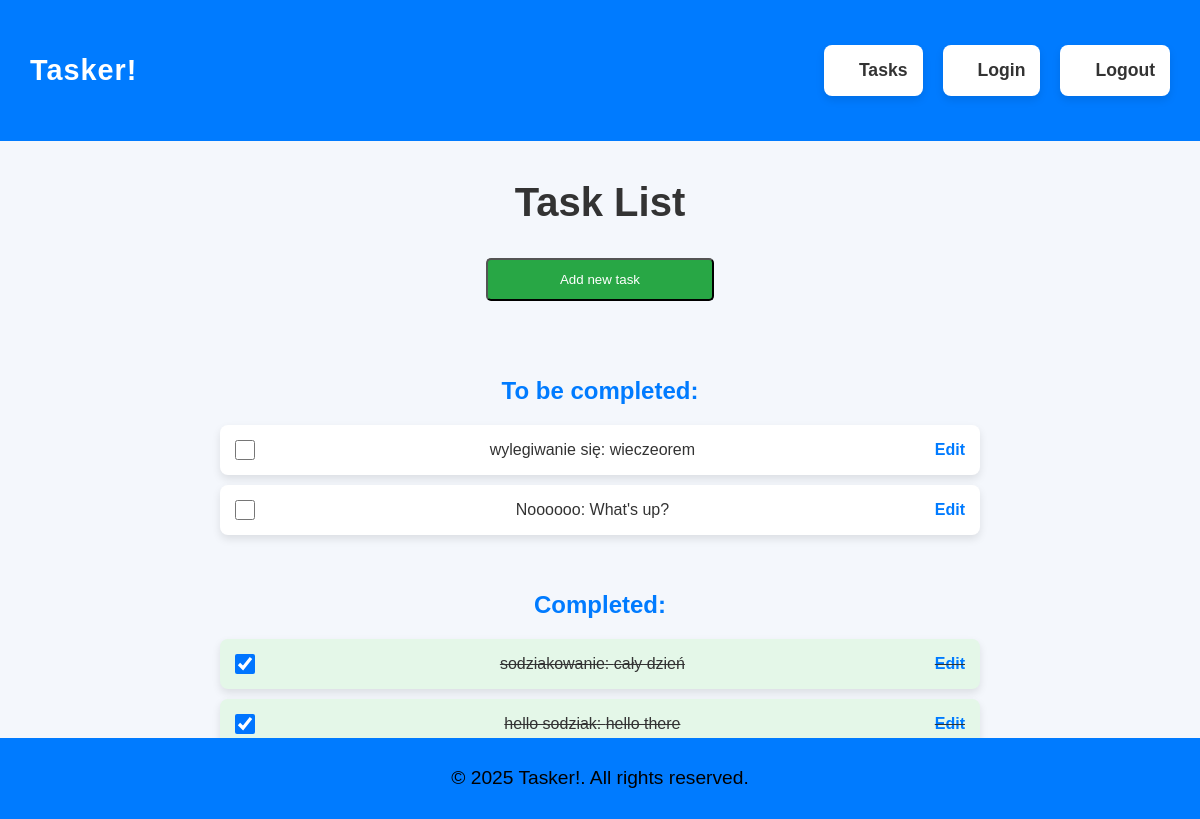
The page /tasks/ (signed in) on the database its author committed.
### models.py (models this page shows)
class BaseModel(Model):
    class Meta:
        database = db

class Task(BaseModel):
    title = CharField()
    description = CharField()
    completed = BooleanField(default=False)
    user_id = IntegerField()

### routes.py (the view)
@task_routes.route("/", methods=["GET"])
def get_tasks():
    if "user_id" not in session:
        return render_template("tasks_nologin.html")
    tasks = Task.select().where(Task.user_id == session["user_id"])
    return render_template("tasks.html", tasks = [task.__data__ for task in tasks])

### templates/tasks.html (shortened to what this page needs)
<!DOCTYPE html>
<html lang="en">
<head>
    <link rel="stylesheet" href="{{ url_for('static', filename= 'css/style.css') }}">
</head>
<body>
    <header>
        <div class="logo">Tasker!</div>
        <ul class="menu">
            <li><a href="/tasks">Tasks</a></li>
            <li><a href="/auth/login">Login</a></li>
            <li><a href="/auth/logout">Logout</a></li>
        </ul>
    </header>
    <main>
        <h1>Task List</h1>
        <button onclick="location.href='/tasks/add'" id="new-task">Add new task</button>
        <br/>
        <h3>To be completed:</h3>
        <ul id="incomplete-tasks">
            {% for task in tasks %}
            {% if not task.completed %}
            <li>
                <input type="checkbox" class="task-checkbox" data-task-id="{{ task.id }}">
                {{ task.title }}: {{ task.description }}
                <a href="/tasks/{{ task.id }}">Edit </a>
            </li>
            {% endif %}
            {% endfor %}
        </ul>
        <br/><br/>
        <h3>Completed:</h3>
        <ul id="completed-tasks">
            {% for task in tasks %}
            {% if task.completed %}
            <li>
                <input type="checkbox" class="task-checkbox" data-task-id="{{ task.id }}" checked>
                {{ task.title }}: {{ task.description }}
                <a href="/tasks/{{ task.id }}">Edit </a>
            </li>
            {% endif %}
            {% endfor %}
        </ul>
    </main>
    <footer>
        <p>&copy; 2025 Tasker!. All rights reserved.</p>
    </footer>
</body>
</html>

### static/css/style.css (style rules this page uses)
* { margin: 0; padding: 0; box-sizing: border-box; }
body { font-family: 'Arial', sans-serif; background-color: #f4f7fc; color: #333; display: flex; flex-direction: column; justify-content: center; align-items: center; min-height: 100vh; margin: 0; }
header { display: flex; justify-content: space-between; align-items: center; background-color: #007BFF; color: white; padding: 15px 30px; width: 100%; position: fixed; top: 0; left: 0; z-index: 100; }
.logo { font-size: 1.8rem; font-weight: bold; letter-spacing: 1px; }
.menu { display: flex; list-style: none; }
.menu li { margin-left: 20px; }
.menu a { color: #333; font-size: 1.1rem; text-decoration: none; transition: color 0.3s ease; }
main { padding: 80px 20px 50px; text-align: center; max-width: 800px; width: 100%; animation: fadeIn 1s ease-in-out; margin-top: 100px; }
h1 { font-size: 2.5rem; color: #333; margin-bottom: 10px; animation: slideInFromLeft 0.8s ease-out; }
p { font-size: 1.2rem; color: #666; line-height: 1.6; max-width: 700px; margin: 10px auto; animation: fadeIn 1.2s ease-in-out; }
h3 { font-size: 1.5rem; color: #007BFF; margin-bottom: 10px; }
ul { list-style: none; margin: 20px 0; padding: 0; }
li { background-color: #ffffff; margin: 10px 0; padding: 15px; border-radius: 8px; box-shadow: 0 4px 8px rgba(0, 0, 0, 0.1); display: flex; justify-content: space-between; align-items: center; transition: transform 0.3s ease-in-out; }
input[type="checkbox"] { width: 20px; height: 20px; margin-right: 15px; cursor: pointer; }
a { text-decoration: none; color: #007BFF; font-weight: bold; transition: color 0.3s ease; }
li a { margin-left: 20px; }
#completed-tasks li { background-color: #e4f7e8; text-decoration: line-through; }
#completed-tasks a { background-color: #e4f7e8; text-decoration: none; }
#completed-tasks input[type="checkbox"] { background-color: #66bb6a; }
footer { background-color: #007BFF; color: #333; text-align: center; padding: 15px 0; position: fixed; bottom: 0; left: 0; width: 100%; }
footer p { color: black; }
#new-task { width: 30%; margin-bottom: 15px; padding: 12px; border-radius: 5px; margin-top: 3%; margin-bottom: 10%; }
#new-task { background-color: #28a745; color: white; }

### rows shown on the page
Task: title "wylegiwanie się", description "wieczeorem"
Task: title "Noooooo", description "What's up?"
Task: title "sodziakowanie", description "cały dzień"
Task: title "hello sodziak", description "hello there"
